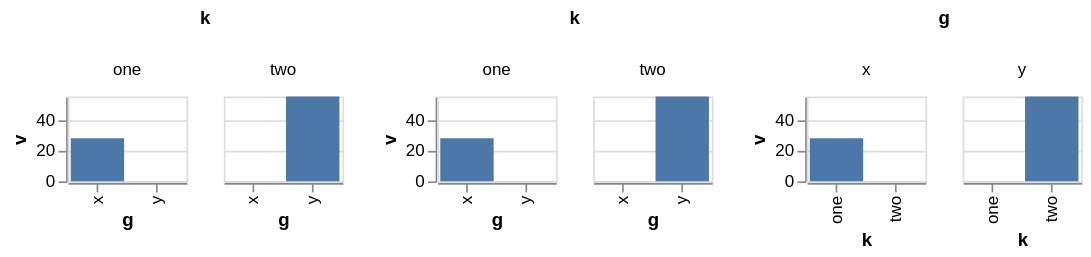

Express this chart as Vega-Lite.
### Vega-Lite specification from a JSON file in a GitHub repository (floating-point values rounded to 4 significant figures)
{"$schema": "https://vega.github.io/schema/vega-lite/v6.json", "description": "Two trellises side by side, faceted on the **same column**, which is what makes them share one table. Each grid's distinct values are written into a dataset of their own, and each stands beside the table it reads rather than at the end of the chart's data — a plot's own data is assembled when that plot is. Two plots reading one table therefore insert at the same index, and the second was landing in front of the first: `concat_1_column_domain` came out before `concat_0_column_domain`, so the two grids' values were back to front. Upstream assembles in order and appends, which is what this now does — skipping past the values already standing there rather than inserting among them. The two grids differ only in how they caption their cells, which keeps the fixture about the order of the datasets rather than about their contents; the third panel facets on a *different* column, so it gets a table of its own and its values are interleaved with it, which is the shape that was already right and must stay so.", "data": {"values": [{"k": "one", "g": "x", "v": 28}, {"k": "two", "g": "y", "v": 55}]}, "hconcat": [{"width": 70, "height": 50, "mark": "bar", "encoding": {"x": {"field": "g", "type": "nominal"}, "y": {"field": "v", "type": "quantitative"}, "column": {"field": "k", "type": "nominal"}}}, {"width": 70, "height": 50, "mark": "bar", "encoding": {"x": {"field": "g", "type": "nominal"}, "y": {"field": "v", "type": "quantitative"}, "column": {"field": "k", "type": "nominal", "header": {"labelExpr": "'<' + datum.label + '>'"}}}}, {"width": 70, "height": 50, "mark": "bar", "encoding": {"x": {"field": "k", "type": "nominal"}, "y": {"field": "v", "type": "quantitative"}, "column": {"field": "g", "type": "nominal"}}}]}
